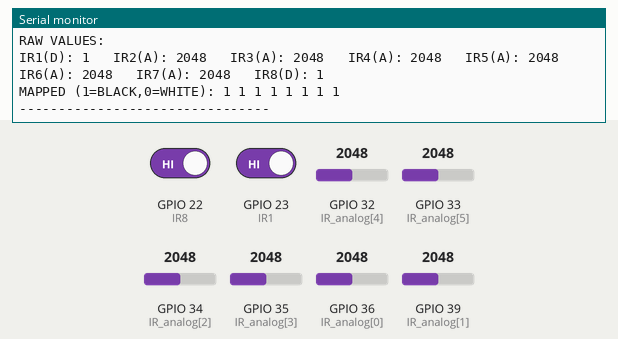
Simulated run of this sketch. Board: ESP32. On the bench: the last lines printed to the serial monitor. The test bench sets the inputs (shaded band); at power-on: GPIO 32 (IR_analog[4]) = 2048, GPIO 33 (IR_analog[5]) = 2048, GPIO 34 (IR_analog[2]) = 2048, GPIO 35 (IR_analog[3]) = 2048, GPIO 36 (IR_analog[0]) = 2048, GPIO 39 (IR_analog[1]) = 2048, GPIO 22 (IR8) HIGH, GPIO 23 (IR1) HIGH.

Above: at 1.3 s.
1.4 s: GPIO 32 (IR_analog[4]) set to 2866
At 2.0 s:
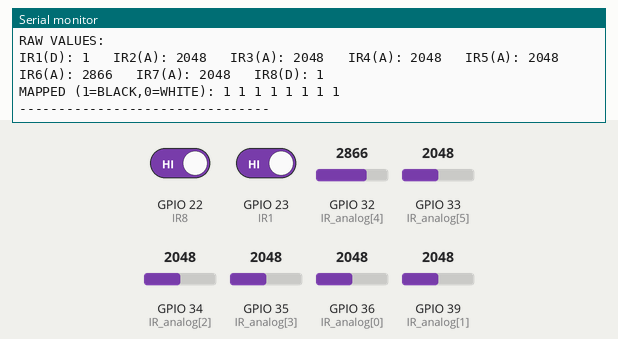
2.9 s: GPIO 33 (IR_analog[5]) set to 2866
At 3.5 s:
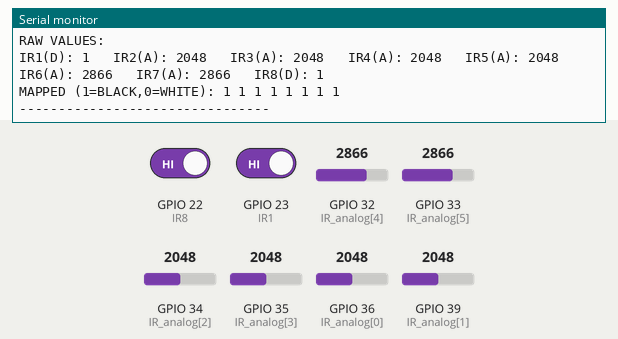
4.4 s: GPIO 34 (IR_analog[2]) set to 2866
At 5.0 s:
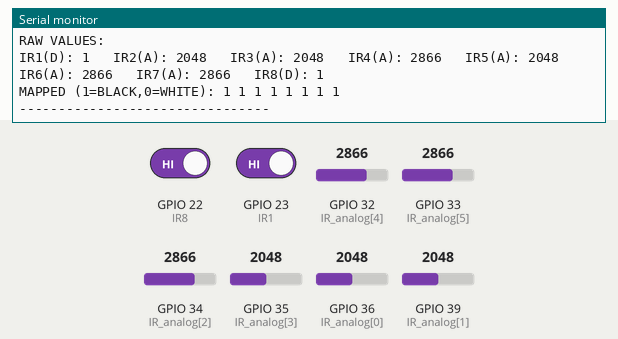
5.9 s: GPIO 35 (IR_analog[3]) set to 2866
At 6.6 s:
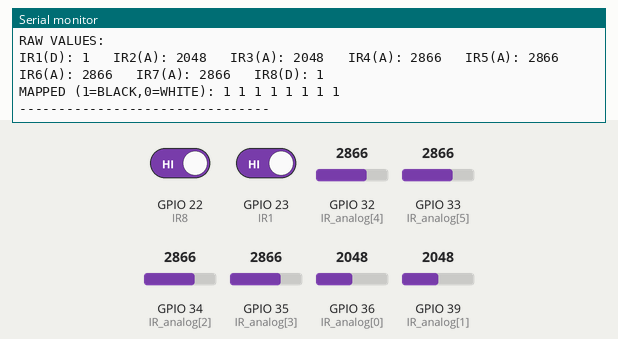
7.4 s: GPIO 36 (IR_analog[0]) set to 2866
At 8.1 s:
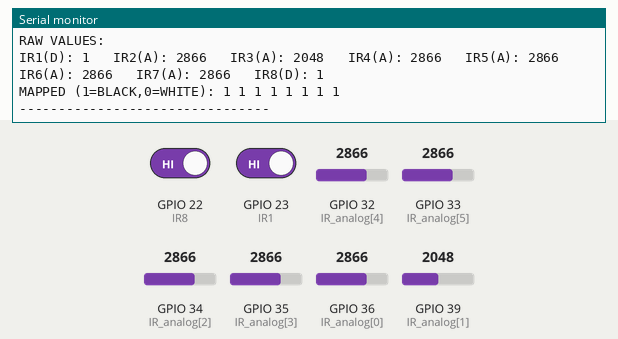
8.9 s: GPIO 39 (IR_analog[1]) set to 2866
At 9.6 s:
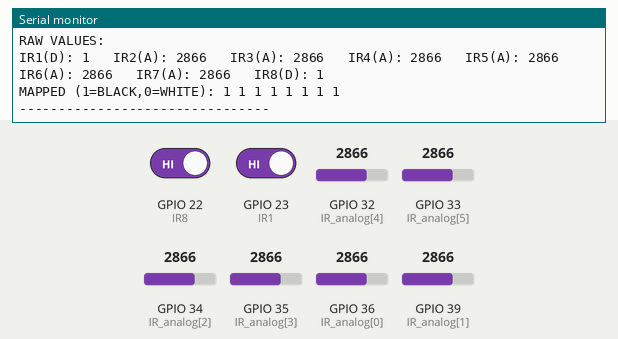

The sketch:

IR_Testing.ino
```cpp
// ================= DIGITAL IR =================
#define IR1 23
#define IR8 22

// ================= ANALOG IR =================
int IR_analog[6] = {36, 39, 34, 35, 32, 33};

// Adjust after observing raw values
int threshold = 85;

int mapped[8];

void setup() {

  Serial.begin(115200);

  pinMode(IR1, INPUT);
  pinMode(IR8, INPUT);

  Serial.println("IR Array Diagnostic Started...");
  Serial.println("--------------------------------");
}

void loop() {

  Serial.println("RAW VALUES:");

  // ===== DIGITAL 1 =====
  int d1 = digitalRead(IR1);
  Serial.print("IR1(D): ");
  Serial.print(d1);
  Serial.print("   ");

  // ===== ANALOG =====
  int analog_vals[6];

  for(int i=0;i<6;i++){
    analog_vals[i] = analogRead(IR_analog[i]);

    Serial.print("IR");
    Serial.print(i+2);
    Serial.print("(A): ");
    Serial.print(analog_vals[i]);
    Serial.print("   ");
  }

  // ===== DIGITAL 8 =====
  int d8 = digitalRead(IR8);
  Serial.print("IR8(D): ");
  Serial.println(d8);


  // ================= MAPPING =================

  // ⚠️ Digital sensors are often ACTIVE LOW
  // If reversed, just remove the !
  mapped[0] = d1;

  for(int i=0;i<6;i++){
    mapped[i+1] = (analog_vals[i] > threshold) ? 1 : 0;
  }

  mapped[7] = d8;


  // ===== PRINT MAPPED =====
  Serial.print("MAPPED (1=BLACK,0=WHITE): ");

  for(int i=0;i<8;i++){
    Serial.print(mapped[i]);
    Serial.print(" ");
  }

  Serial.println();
  Serial.println("--------------------------------");

  delay(500); // slow for readability
}
```

Measured:
- after the input at 1.4 s, the serial monitor: prints a new line after 0.14 s (image 1)
- after the input at 2.9 s, the serial monitor: prints a new line after 0.18 s (image 2)
- after the input at 4.4 s, the serial monitor: prints a new line after 0.21 s (image 3)
- after the input at 5.9 s, the serial monitor: prints a new line after 0.25 s (image 4)
- after the input at 7.4 s, the serial monitor: prints a new line after 0.29 s (image 5)
- after the input at 8.9 s, the serial monitor: prints a new line after 0.32 s (image 6)
